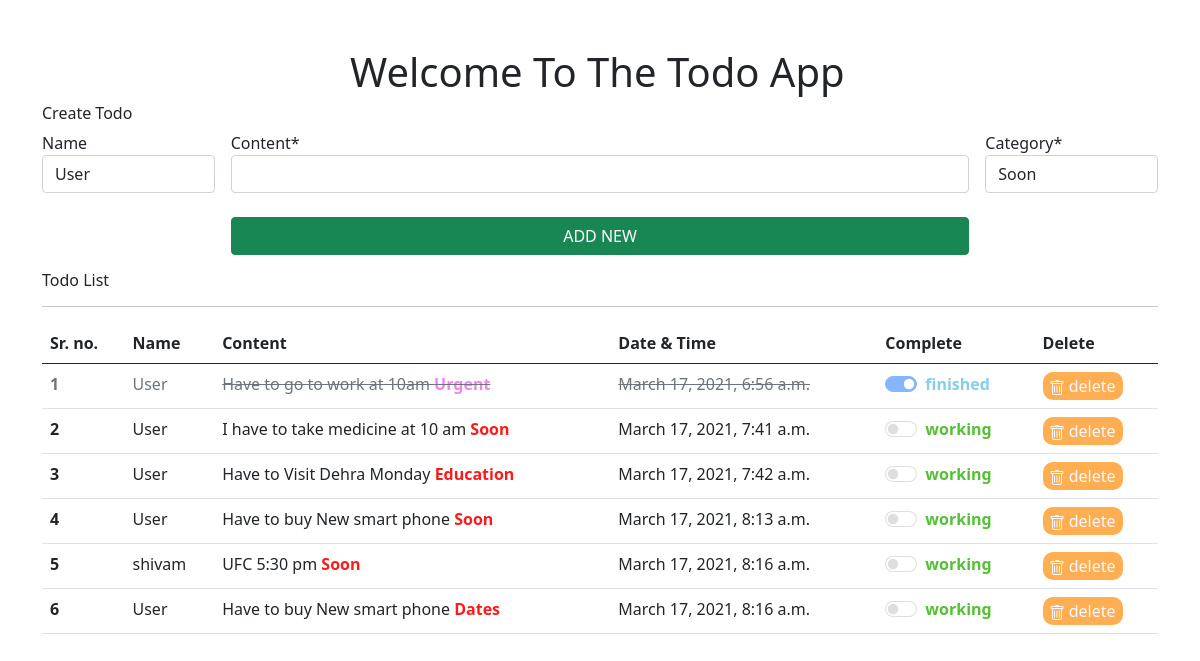
Before: /todo-home/ with the older database file.
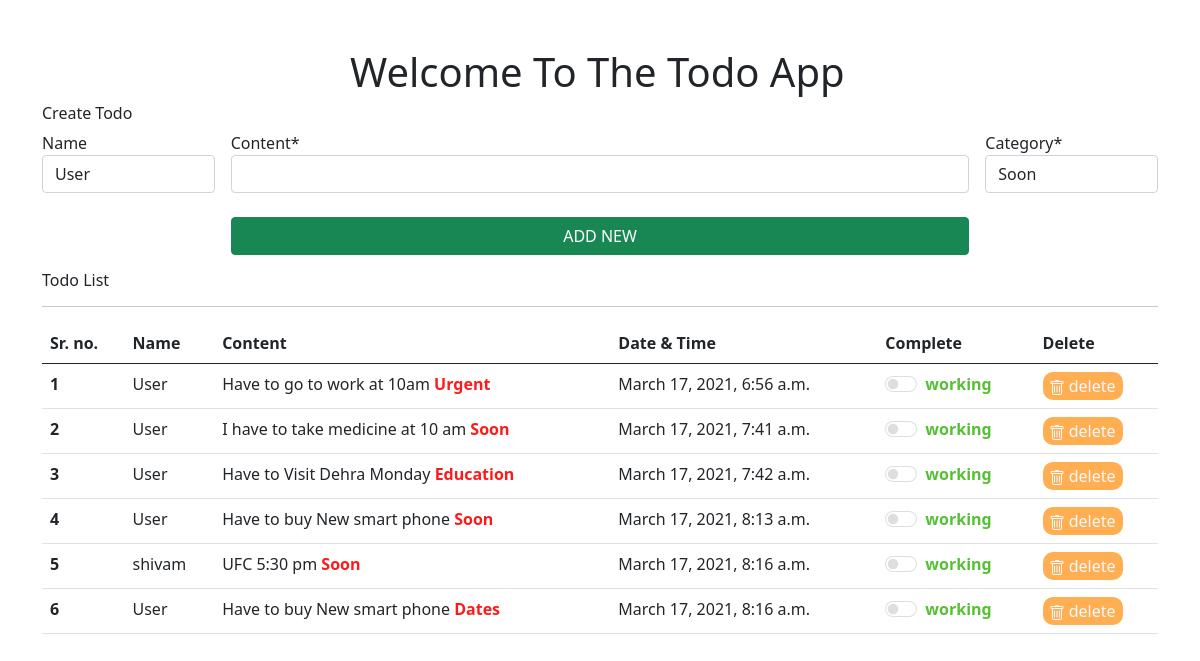
After: the same page with the newer database file.
### todo_app/models.py (models this page shows, shortened)
class TodoItem(models.Model):
    name = models.CharField(max_length=50, default="User", blank=True)
    content = models.CharField(max_length=200)
    completed = models.BooleanField(default=False)
    created = models.DateTimeField(auto_now_add=True, blank=True, null=True)
    category = models.ForeignKey(Category, on_delete=models.CASCADE, default="Soon")

class Category(models.Model):
    name = models.CharField(max_length=100, verbose_name="Title")
    def __str__(self):
        return self.name

### todo_app/views.py (the view)
# urls.py: path("todo-home/", todo_home, name="todo-home"),
def todo_home(request):
    all_items = TodoItem.objects.all()
    if request.method == "POST":
        form = TodoForm(request.POST or None)
        if form.is_valid():
            form.save()
            messages.success(request, ("Added successfully"))
            return redirect("todo-home")
    form = TodoForm()
    context = {"form": form, "all_items": all_items}
    return render(request, "home.html", context)

### todo_app/forms.py
class TodoForm(forms.ModelForm):
    class Meta:
        model = TodoItem
        fields = "__all__"

### templates/home.html (shortened to what this page needs)
{% extends 'base.html' %}
{% load static %}
{% load crispy_forms_tags %}
{% block content %}
<div class="container">
    <h1 class="mx-auto mt-5" style="width: 500px;"> Welcome To The Todo App</h1>
    <h6>Create Todo</h6>
    <form action="" method="post" autocomplete="off" class="row g-3 needs-validation" novalidate>
        <div class="col-md-2">
            {{form.name|as_crispy_field}}
        </div>
        <div class="col-md-8">
            {{form.content|as_crispy_field}}
        </div>
        <div class="col-md-2">
            {{form.category|as_crispy_field}}
        </div>
        <div class="d-grid gap-2 col-8 mx-auto pt-2">
            <button type="submit" class="btn btn-success">ADD NEW</button>
        </div>
    </form>
    <h6>Todo List</h6>
    <hr>
    <table class="table table-hover">
        <thead>
            <tr>
                <th scope="col">Sr. no.</th>
                <th scope="col">Name</th>
                <th scope="col">Content</th>
                <th scope="col">Date & Time</th>
                <th scope="col">Complete</th>
                <th scope="col">Delete</th>
            </tr>
        </thead>
        <tbody>
            {% for todo_item in all_items %}
            <tr>
                {% if todo_item.completed == False %}
                <th scope="row">{{ forloop.counter }}</th>
                <td>{{ todo_item.name }}</td>
                <td>{{ todo_item.content }}<p style="color:rgba(255, 0, 0, 0.897); display: inline; font-weight: 600;">
                        {{ todo_item.category }}</p>
                </td>
                <td>{{ todo_item.created }}</td>
                {% else %}
                <th class="text-muted" scope="row">{{ forloop.counter }}</th>
                <td class="text-muted">{{ todo_item.name }}</td>
                <td class="text-muted text-decoration-line-through">{{ todo_item.content }}<p
                        style="color:violet; display: inline; font-weight: 600;">
                        {{ todo_item.category }}</p>
                </td>
                <td class="text-muted text-decoration-line-through">{{ todo_item.created }}</td>
                {% endif %}
                <td>
                    {% if todo_item.completed == True %}
                    <a style="text-decoration:none; font-weight: 700;color: skyblue;"
                        href="{% url 'mark_incomplete' todo_item.id %}">
                        <div class="form-check form-switch">
                            <input class="form-check-input" type="checkbox" id="flexSwitchCheckChecked" checked
                                disabled>
                            finished
                        </div>
                    </a>
                    {% else %}
                    <a style="text-decoration:none; color: rgb(84, 192, 51); font-weight: 700;"
                        href="{% url 'mark_complete' todo_item.id %}">
                        <div class="form-check form-switch">
                            <input class="form-check-input" type="checkbox" id="flexSwitchCheckDefault" disabled>working
                        </div>
                    </a>
                    {% endif %}
                </td>
                <td>
                    <a style="text-decoration:none;color: ghostwhite; background-color: rgba(255, 165, 63, 0.897); border-radius: 10px; padding-left: 6px; padding-right: 7px; padding-top: 2px; padding-bottom: 2px;"
                        href=" {% url 'delete' todo_item.id %}" type="button">
                         delete
                    </a>
                </td>
            </tr>
            {% endfor %}
        </tbody>
    </table>
</div>
{% endblock content %}

Changed rows visible on the page:
changed TodoItem "Have to go to work at 10am": value "☑" → "☐"; completed "finished" → "working"
